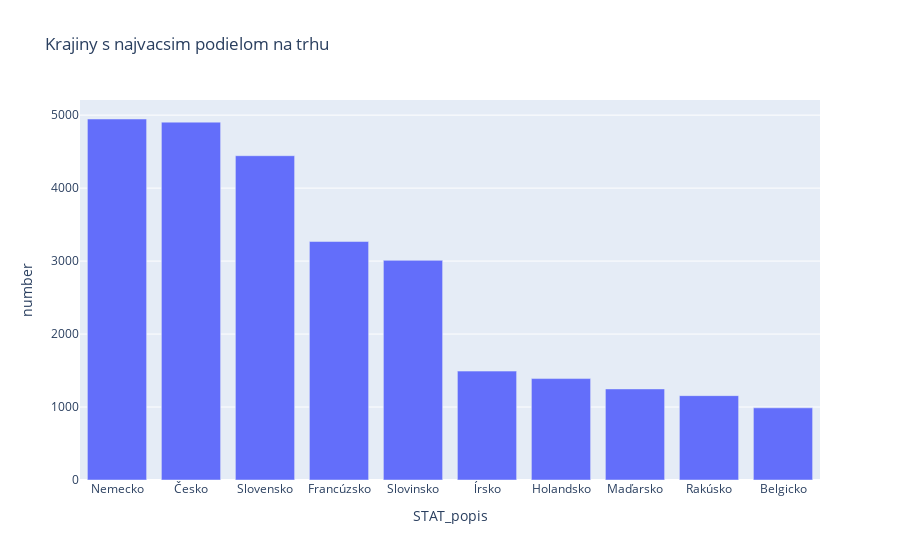

This figure's notebook cell:
### Code cell
px.bar(table2019tab2.head(10), x='STAT_popis', y='number', title='Krajiny s najvacsim podielom na trhu')

### Figure 1 — Plotly figure (JSON) as saved in the notebook; plotly's stock layout.template omitted (floating-point values rounded to 4 significant figures)
{"data": [{"alignmentgroup": "True", "hovertemplate": "STAT_popis=%{x}<br>number=%{y}<extra></extra>", "legendgroup": "", "marker": {"color": "#636efa"}, "name": "", "offsetgroup": "", "orientation": "v", "showlegend": false, "textposition": "auto", "type": "bar", "x": ["Nemecko", "Česko", "Slovensko", "Francúzsko", "Slovinsko", "ĺrsko", "Holandsko", "Maďarsko", "Rakúsko", "Belgicko"], "xaxis": "x", "y": [4947, 4904, 4444, 3268, 3010, 1492, 1390, 1248, 1156, 989], "yaxis": "y"}], "layout": {"barmode": "relative", "legend": {"tracegroupgap": 0}, "title": {"text": "Krajiny s najvacsim podielom na trhu"}, "xaxis": {"anchor": "y", "domain": [0, 1], "title": {"text": "STAT_popis"}}, "yaxis": {"anchor": "x", "domain": [0, 1], "title": {"text": "number"}}}}
